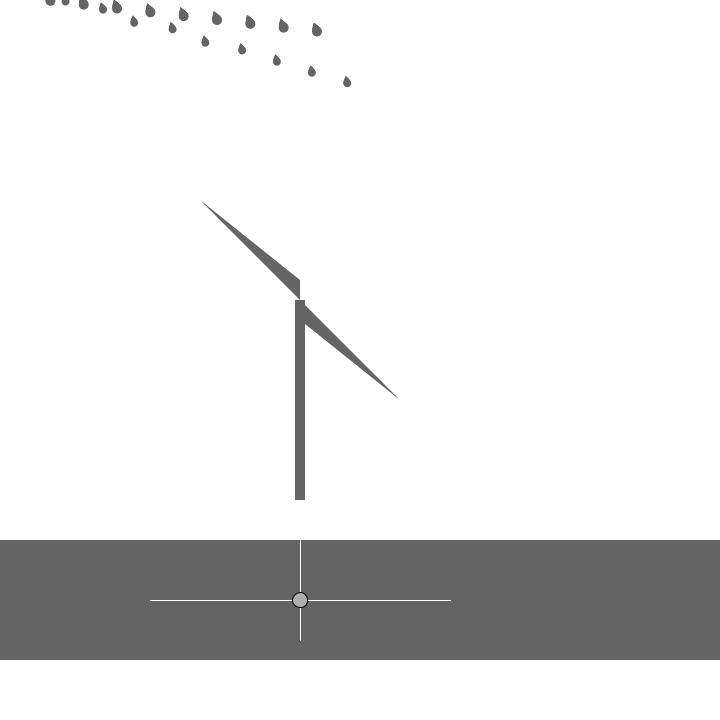
Frame 1 (no input)
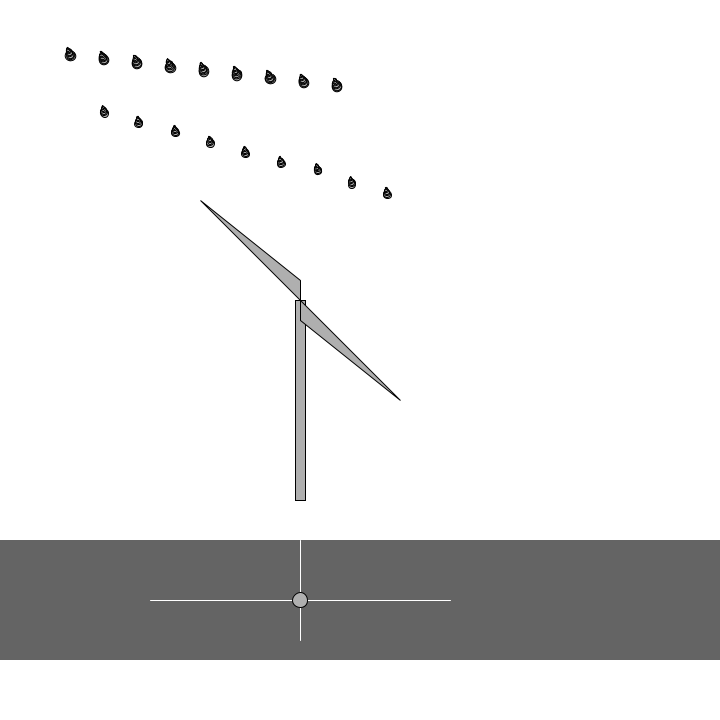
Frame 60 (the mouse pressed at the canvas centre just before this capture)
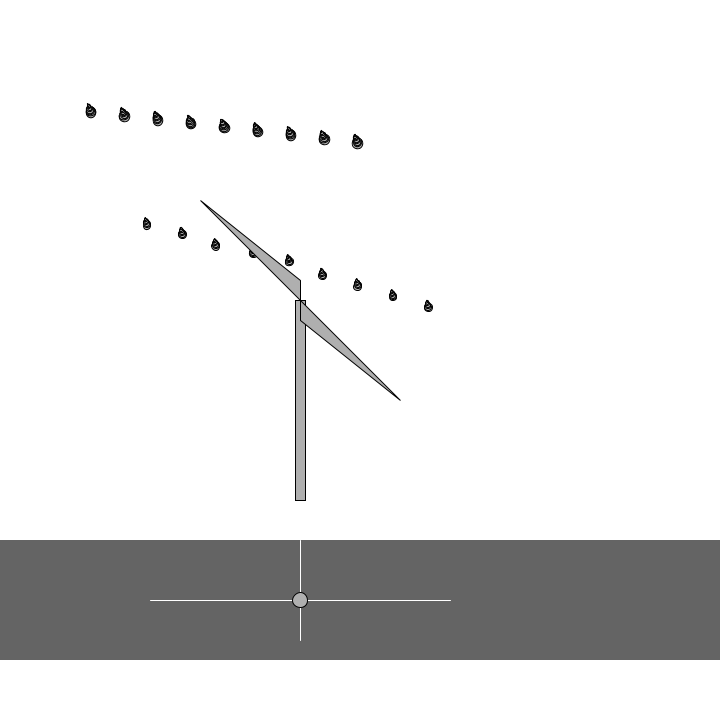
Frame 120 (the mouse held since frame 60 and released just before this capture)

The Processing sketch that drew these frames (run headless with seeded random() and noise(); from frame 60 on, the mouse is pressed at the canvas centre):

// Processing sketch: rainDrop1
// ── rainDrop1.pde
int move=0;
int move2=0;
boolean dragging=false;


float x = 300;
float y = 600;
float w = 15;
float h = 15;
// Start and end of slider
float sliderStartX = 150;
float sliderEndX = 450;
float sliderStartY = 540;
float sliderEndY = 640;
// Offset for dragging slider
float offsetX = 0;
float offsetY = 0;

int endRotate = 0;
float i = 0; 
float speed = 0; 
int flag=0;
float mouseSpeed=0;
float mouseSpeed2=0;
int temp;

void setup(){

size(720,720);

noStroke();
fill(100);  

}

void draw(){
  
  pushMatrix();
  
  translate(0,-50);
  rotate(radians(-20));
  background(255);
  
  if(move>height-200){move=0;}
  for(int j=1;j<10;j++){
  pushMatrix();
    translate((j*20)+20,(j*20)+move);
    rotate(radians(random(j,10)));
  for(int i=0;i<8;i++){
    
  ellipse(10*j, 50-i, 8-i, 8-i);
  
  }
  popMatrix();
  
  }
  
  
  if(move2>height){move2=0;}
  for(int j=1;j<10;j++){
  pushMatrix();
    translate((j*20),(j*15)+move2);
  
  for(int i=0;i<10;i++){
    
  ellipse(10*j, 50-i, 10-i, 10-i);
  
  }
  popMatrix();
  
  }
  
  
  
move+=2;
move2+=1;

popMatrix();

  pushMatrix();
  speed=offsetX;
  rectMode(CENTER);
  //translate(300, 300); 
  rect(300, 400, 10, 200);
  
  //if(speed==0)i=0;
  println(i+=speed);
  translate(300, 300); 
  rotate(radians(i+=speed)); 
   //draw the windmill
  triangle(0, 0, 0, -20, -100, - 100); 
  triangle(0, 0, 0, 20, 100, 100);
 
 
 //if(mouseX>50 && mouseX<100 && mouseY>10 && mouseY<20){
  //if(mouseX>pmouseX){

  //blowAir();
  popMatrix();
  
  if (dragging) {
    x = mouseX + offsetX;
    y = mouseY + offsetY;
  }
  
   x = constrain(x, sliderStartX, sliderEndX-w);
   y = constrain(y, sliderStartY, sliderEndY-h);
  
  
  pushMatrix();
  //translate(30,70);
  noStroke();
  fill(100);
  rect(0,600,width*2,120);

  // Draw a line for slider
  stroke(255);
  line(sliderStartX, 600, sliderEndX, 600);
  line(300,sliderStartY,300,sliderEndY);

  stroke(0);
  // Fill according to state
  if (dragging) {
    fill (50);
  } else {
    fill(175);
  }
  // Draw rectangle for slider
  //rect(x, y-25, w, h);
  ellipse(x,y,w,h);
  
  popMatrix();
  
}



void mousePressed() {
  
  if (mouseX > x && mouseX < x + w && mouseY > y && mouseY < y + h) {
    dragging = true;
    
    offsetX = x-mouseX;
    offsetY = y-mouseY;
    
  }
}

void mouseReleased() {
  
  dragging = false;
}


void blowAir(){
  
  if(mouseX>0 && mouseX<width && mouseY>0 && mouseY<height){
  
  mouseSpeed=(mouseX-pmouseX);
  
  if(flag==0){
  if((mouseSpeed>speed || mouseSpeed<speed) && (mouseSpeed<360 && mouseSpeed>-360)){
  speed=mouseSpeed;println(speed);flag=2;
  //mouseSpeed=speed;
  }}
  
  
  
  if(flag==2){
  if(speed>=0.1){  
  speed=speed-0.1;
  }
  
  else if(speed<=-0.1){  
  speed=speed+0.1;
  }

  else{flag=0;println(flag);}
}
  
  }
  
}
